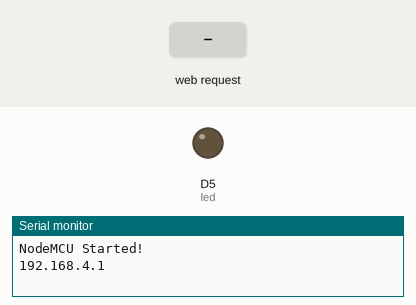
This sketch was run on a simulated ESP8266 (NodeMCU). Shown: output pins drawn as LEDs (lit = HIGH), the last lines printed to the serial monitor. The inputs (shaded band) are chosen by the test bench.

Above: at 1.2 s.
1.3 s: HTTP request GET /ledon received
At 2.5 s:
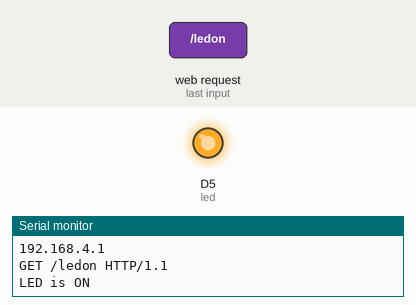
2.8 s: HTTP request GET /ledoff received
At 3.9 s:
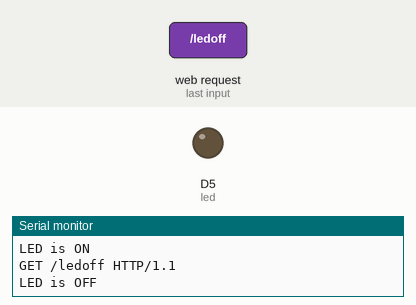
Timing chart, 0 to 5.8 s (numbered marks = the images above; inputs shaded):
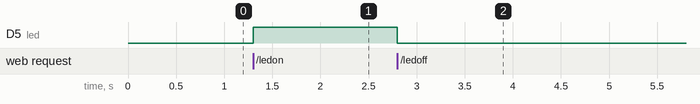

The sketch:

nodeMCU_access_point.ino
```cpp
#include <ESP8266WiFi.h>

WiFiClient client;
WiFiServer server(80);

#define led D5

void setup()
{
  // put your setup code here, to run once:
  Serial.begin(9600);
  WiFi.softAP("NodeMCU", "123456789");
  Serial.println();
  Serial.println("NodeMCU Started!");
  Serial.println(WiFi.softAPIP());
  server.begin();
  pinMode(led, OUTPUT);
}

void loop()
{
  // put your main code here, to run repeatedly:
  client = server.available();  //Gets a client that is connected to the server and has data available for reading.
  if (client == 1)
  {
    String request =  client.readStringUntil('\n');
    Serial.println(request);
    request.trim();
    if (request == "GET /ledon HTTP/1.1")
    {
      digitalWrite(led, HIGH);
      Serial.println("LED is ON");
    }
    if (request == "GET /ledoff HTTP/1.1")
    {
      digitalWrite(led, LOW);
      Serial.println("LED is OFF");
    }
  }
}
```

Measured:
- after the input at 1.3 s, D5 (led): LOW → HIGH at once
- after the input at 2.8 s, D5 (led): HIGH → LOW at once
